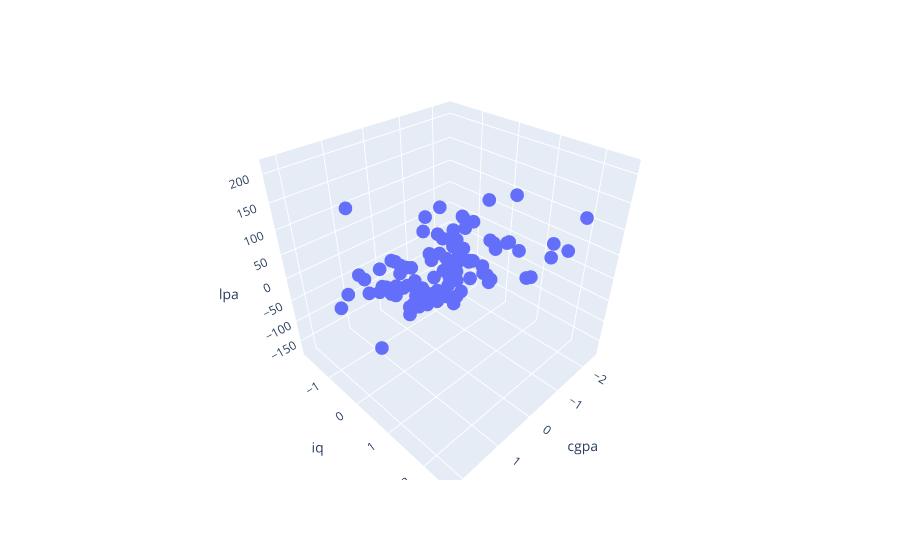

Here is the notebook cell this chart was saved with:
### Markdown cell above
# 2. 3D view of the raw data

### Code cell
fig = px.scatter_3d(df, x="cgpa", y="iq", z="lpa")
fig.show()
